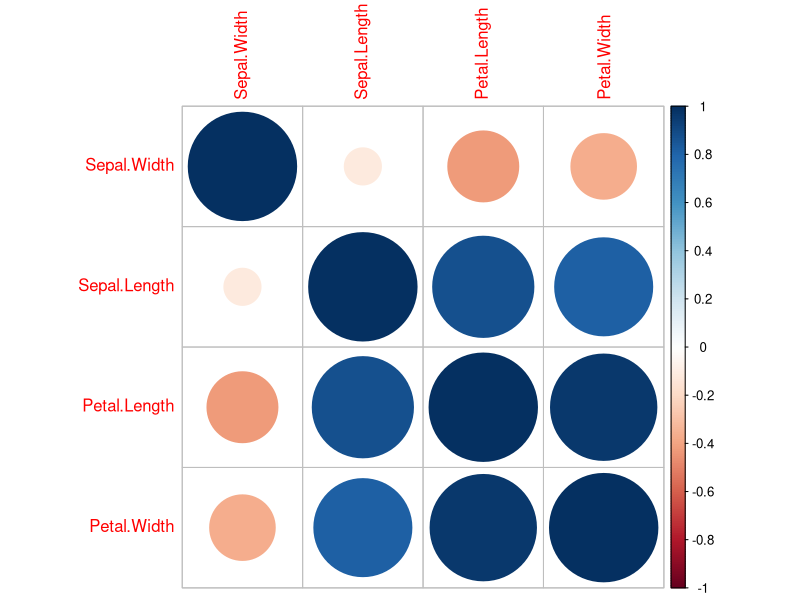
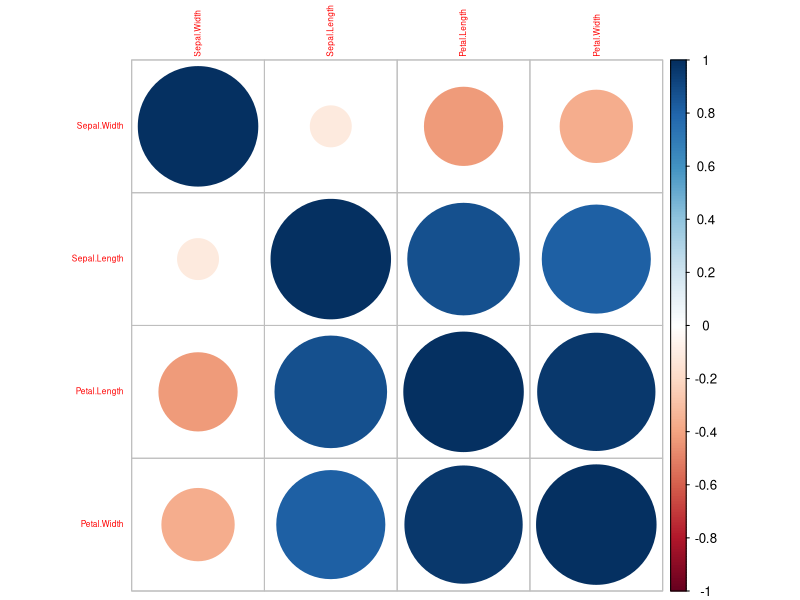
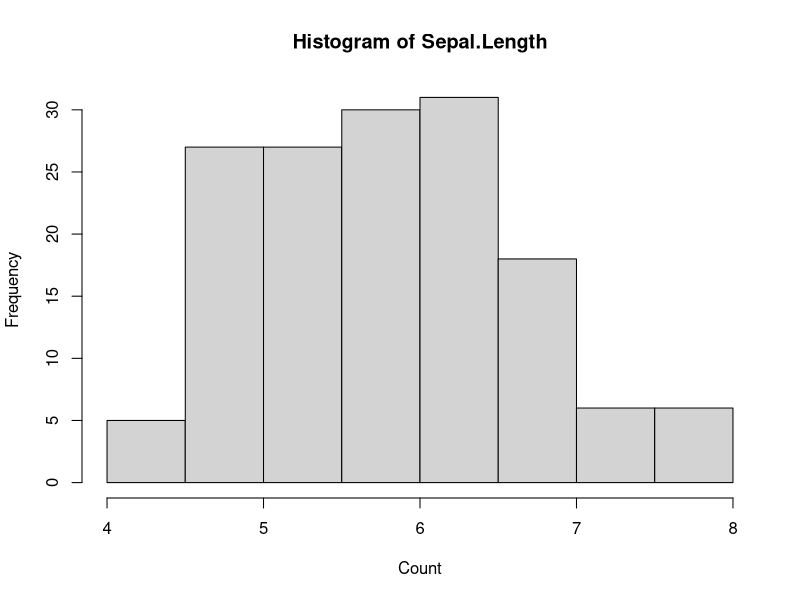
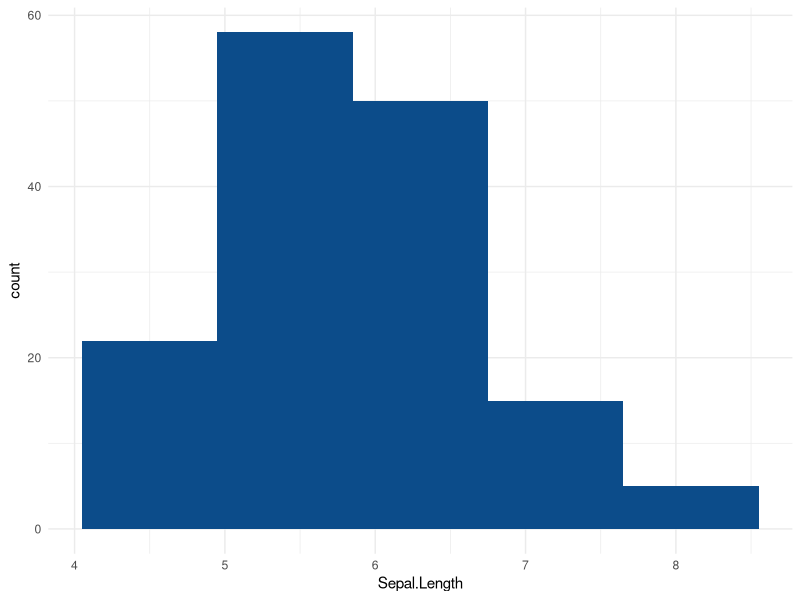
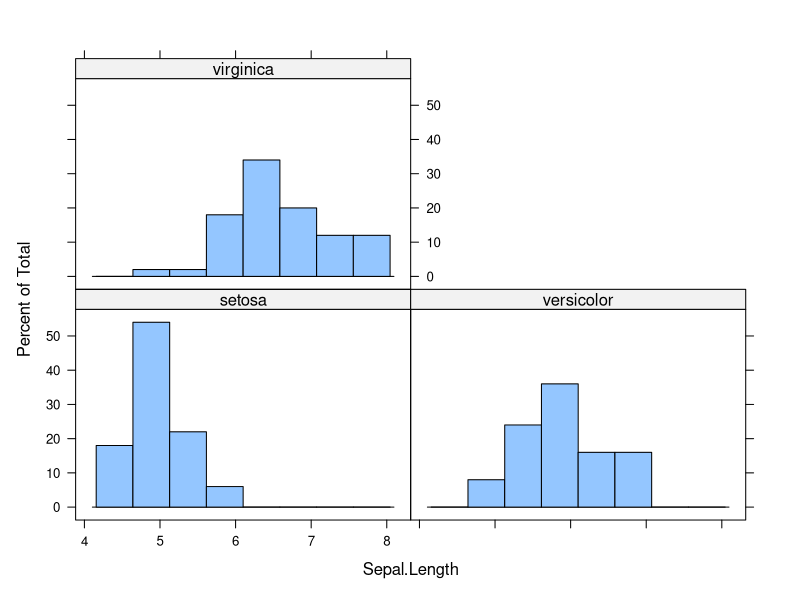
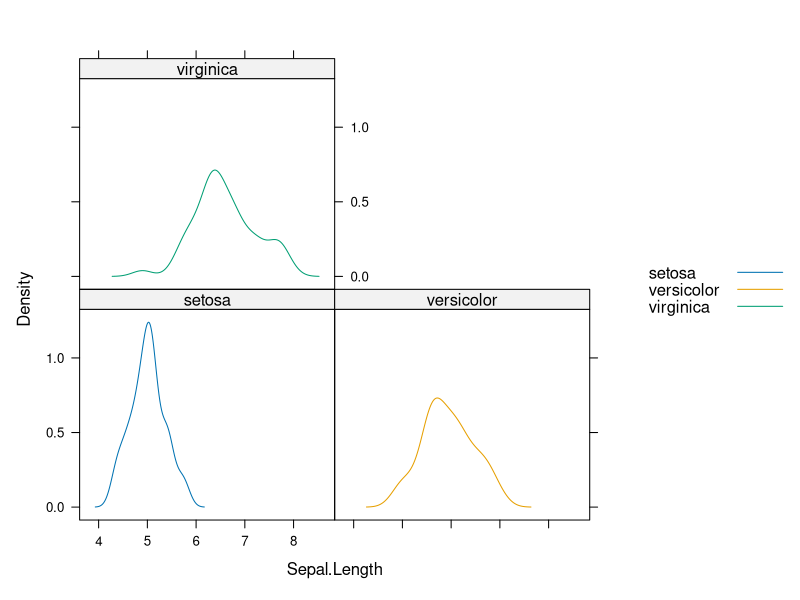
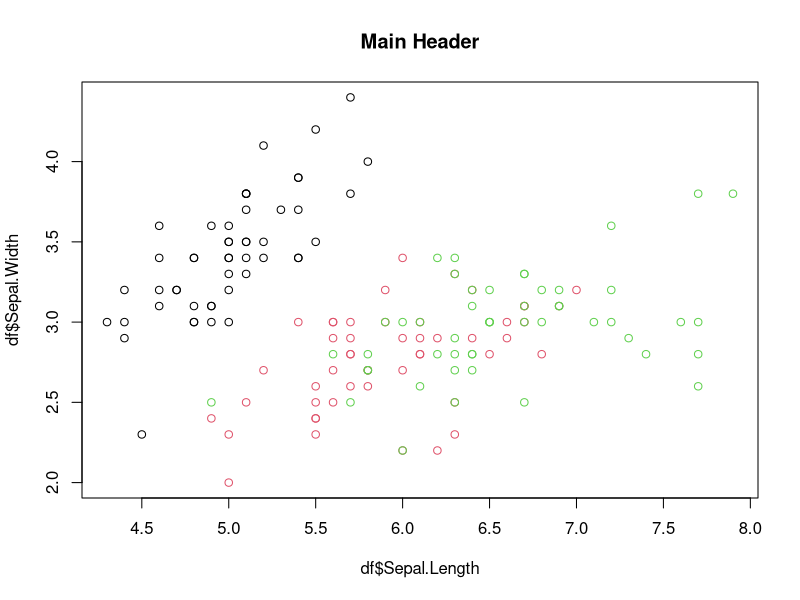
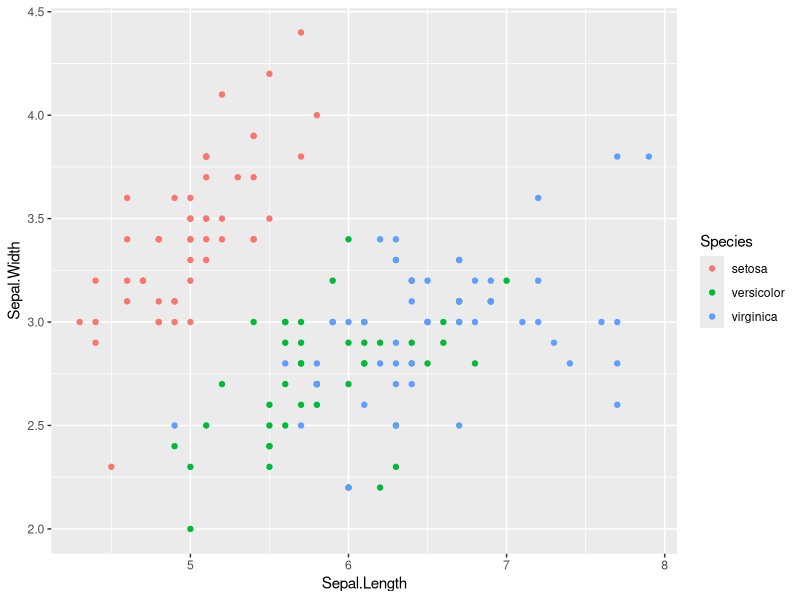

Source code (R) for these figures, in order: (Note: this script raises an error after producing the figures.)
## ---- chunk 1
knitr::opts_chunk$set(echo = TRUE)
library(caret)
library(ggplot2)
library(lattice)
library(doParallel)
df <- iris
## ---- chunk 2
head(df)
## ---- chunk 3
dim(df)
## ---- chunk 4
str(df)
## ---- chunk 5
summary(df)
## ---- chunk 6
lower_bound <- quantile(df$Sepal.Length, 0.025)
upper_bound <- quantile(df$Sepal.Length, 0.975)
outlier_df <- which(df$Sepal.Length < lower_bound | df$Sepal.Length > upper_bound)
remove(lower_bound)
remove(upper_bound)
df[outlier_df,]
remove(outlier_df)
## ---- chunk 7
df <- df[,colMeans(is.na(df)) < .9]
dim(df)
## ---- chunk 8
# create a zero variance variable for demonstration purposes
df$one <- 1
near_zero_vars <- nearZeroVar(df)
df[, near_zero_vars]
## ---- chunk 9
df <- df[, -c(near_zero_vars)]
remove(near_zero_vars)
head(df)
## ---- chunk 10
# filter on numeric variables (in this case exclude 'mpg' as it represents the outcome, not a predictor)
predictors <- df[, -c(5)]

# select non_numeric predictors, to be added back later
predictors_non_numeric <- predictors[, !sapply(predictors, is.numeric)]

predictors_numeric <- predictors[,sapply(predictors, is.numeric)]

correlations <- cor(predictors_numeric)

corrplot::corrplot(correlations, order = "hclust",tl.cex = 1)
## ---- chunk 11
highCorr <- caret::findCorrelation(correlations, cutoff = 0.75)
remove(correlations)
head(predictors_numeric[highCorr])
## ---- chunk 12
###############################################################################
# uncomment following line if desired
###############################################################################
# predictors_numeric <- predictors_numeric[, -highCorr]
remove(highCorr)
names(predictors_numeric)
## ---- chunk 13
df <- cbind(df[, names(df) %in% names(predictors_numeric)],
            subset(df, select = "Species", drop = FALSE))
remove(predictors_numeric)
remove(predictors_non_numeric)
head(df)
## ---- chunk 14
dim(df)
## ---- chunk 15
correlations <- cor(df[, -c(5)])

corrplot::corrplot(correlations, order = "hclust",tl.cex = 0.5)

remove(correlations)
remove(predictors)
## ---- chunk 16
hist(
        x = df[,1],
        xlab = "Count",
        main = "Histogram of Sepal.Length",
        breaks = sqrt(nrow(df))
)
## ---- chunk 17
ggplot(df) +
  aes(x = Sepal.Length) +
  geom_histogram(bins = 5L, fill = "#0c4c8a") +
  theme_minimal()
## ---- chunk 18
# df_lattice <- df
# convert to factor
# df_lattice$vs <- as.factor(ifelse(test = df_lattice$vs == 0, yes = "v_shaped", no = "straight"))
# plot
lattice::histogram(~Sepal.Length | Species, data = df)
## ---- chunk 19
lattice::densityplot(~Sepal.Length | Species, 
                     data = df, 
                     groups = Species, 
                     plot.points = FALSE, 
                     auto.key = TRUE)
## ---- chunk 20
plot(
        x = df$Sepal.Length,
        y = df$Sepal.Width,
        col = df$Species,
        type = "p",
        main = "Main Header"
        # xlim = c(0,9),
        # ylim = c(0,6)
)
## ---- chunk 21
ggplot(data = df, aes(
        x = Sepal.Length,
        y = Sepal.Width,
        # shape = vs,
        colour = Species
        # size = wt
)) +
        geom_point()
## ---- chunk 22
pairs(df)
## ---- chunk 23
caret::featurePlot(x = df, 
            y = df$Species,
            plot = "pairs")
## ---- chunk 24
library(GGally)
ggpairs(data = df,progress = FALSE)
## ---- chunk 25
xyplot(Sepal.Width ~ Sepal.Length | Species, 
       data = df, 
       main = "Lattice Scatter Plot in R", 
       type = c("p", "g", "smooth"))
## ---- chunk 26
suppressWarnings(
featurePlot(x = df[, -c(4,5)], 
            y = df[,4], 
            plot = "scatter",
            type = c("p", "g", "smooth"),
            layout = c(3, 2))
)
## ---- chunk 27
splom(df)
## ---- chunk 28
# df_sorted <- df[order(df$Sepal.Length),]
# plot(1:length(df_sorted$Sepal.Length), y = df$Sepal.Width)
# lines(x = 1:length(df_sorted$Sepal.Length),
#       y = df$Sepal.Width, 
#       pch = 18, 
#       col = "blue", 
#       type = "b", 
#       lty = 2)
# # Add a legend to the plot
# legend("topleft", 
#        legend=c("Line 1"),
#        col=c("blue"), 
#        lty = 1:2, 
#        cex=0.8)
## ---- chunk 29
# ggplot(data = df_sorted_mpg, aes(
#         x = 1:length(df_sorted_mpg$mpg),
#         y = mpg,
#         colour = vs,
#         # group = supp,
#         # fill = xxx, 
#         linetype = am
# )) +
#         geom_line() +
#         ylim(0, max(df_sorted_mpg$mpg) * 1.1) +
#         expand_limits(y = 0) +
#         geom_point()
# 
# remove(df_sorted_mpg)
## ---- chunk 30
boxplot(df[,-5]
  # ylab = "Species"
)
## ---- chunk 31
ggplot(df) +
  aes(x = Species, y = Sepal.Length) +
  geom_boxplot(fill = "#0c4c8a") +
  theme_minimal()
## ---- chunk 32
# out <- boxplot.stats(df$mpg)$out
# out_ind <- which(df$mpg %in% c(out))
# remove(out)
# df[out_ind, ]
# remove(out_ind)
## ---- chunk 33
# bwplot(Sepal.Length ~ Species | vs, df_lattice)
bwplot(Sepal.Length ~ Species, df)
## ---- chunk 34
index_train <- caret::createDataPartition(df$Species,
                                          p = 0.8,
                                          list = FALSE)
df_train <- df[index_train,]
df_test <- df[-index_train,]
remove(index_train)
## ---- chunk 35
preproc_alg <- caret::preProcess(df_train,
                                 thresh = 0.95,
                                 method = c("BoxCox",
                                            "center",
                                            "scale",
                                            "pca"))
preproc_alg
## ---- chunk 36
df_train_prpr <- stats::predict(preproc_alg, df_train)
head(df_train_prpr)
## ---- chunk 37
preproc_alg$rotation
## ---- chunk 38
preproc_alg$std
## ---- chunk 39
df_prcomp <- prcomp(df_train[,-5], center = TRUE,scale. = TRUE)
plot(df_prcomp)
## ---- chunk 40
#calculate total variance explained by each principal component
var_explained <- df_prcomp$sdev^2 / sum(df_prcomp$sdev^2)
#create scree plot
library(ggplot2)
qplot(c(1:length(var_explained)), var_explained) + 
  geom_line() + 
  xlab("Principal Component") + 
  ylab("Variance Explained") +
  ggtitle("Scree Plot") +
  ylim(0, 1)
remove(var_explained)
## ---- chunk 41
var_explained_caret <-
        sapply(df_train_prpr[,-1], sd) / sum(sapply(df_train_prpr[,-1], sd))
var_explained_caret
sum(var_explained_caret)
remove(var_explained_caret)
## ---- chunk 42
pcaCharts <- function(x) {
        x.var <- x$sdev ^ 2
        x.pvar <- x.var / sum(x.var)
        print("proportions of variance:")
        print(x.pvar)
        par(mfrow = c(2, 2))
        plot(
                x.pvar,
                xlab = "Principal component",
                ylab = "Proportion of variance explained",
                ylim = c(0, 1),
                type = 'b'
        )
        plot(
                cumsum(x.pvar),
                xlab = "Principal component",
                ylab = "Cumulative Proportion of variance explained",
                ylim = c(0, 1),
                type = 'b'
        )
        screeplot(x)
        screeplot(x, type = "l")
        par(mfrow = c(1, 1))
}

pcaCharts(df_prcomp)
remove(df_prcomp)
remove(pcaCharts)
## ---- chunk 43
# df_train$vs_factor <- as.factor(ifelse(df_train$vs == 0, "v_shaped", "straight"))
panelRange <- extendrange(df_train_prpr[, 2:3])
library(ellipse)
upperp <- function(...)
  {
    args <- list(...)
    circ1 <- ellipse(diag(rep(1, 2)), t = 1)
    panel.xyplot(circ1[,1], circ1[,2],
                 type = "l",
                 lty = trellis.par.get("reference.line")$lty,
                 col = trellis.par.get("reference.line")$col,
                 lwd = trellis.par.get("reference.line")$lwd)
    circ2 <- ellipse(diag(rep(1, 2)), t = 2)
    panel.xyplot(circ2[,1], circ2[,2],
                 type = "l",
                 lty = trellis.par.get("reference.line")$lty,
                 col = trellis.par.get("reference.line")$col,
                 lwd = trellis.par.get("reference.line")$lwd)
    circ3 <- ellipse(diag(rep(1, 2)), t = 3)
    panel.xyplot(circ3[,1], circ3[,2],
                 type = "l",
                 lty = trellis.par.get("reference.line")$lty,
                 col = trellis.par.get("reference.line")$col,
                 lwd = trellis.par.get("reference.line")$lwd)
    panel.xyplot(args$x, args$y, groups = args$groups, subscripts = args$subscripts)
  }
splom(as.data.frame(df_train_prpr[, 1:3]),
      groups = df_train_prpr$Species,
      type = c("p", "g"),
      as.table = TRUE,
            lower.panel = function(...){}, 
      upper.panel = upperp,
      auto.key = list(columns = 2),
      prepanel.limits = function(x) panelRange)
remove(panelRange)
df_train$vs_factor <- NULL
## ---- chunk 44
trainControl()$method
trainControl()$number
trainControl()$repeats
trainControl()$p
## ---- chunk 45
ggplot(df_train, aes(x=Species)) +
geom_bar(fill='red') +  labs(x='Classe Response Distribution')
## ---- chunk 46
zeroVarIndices <- caret::nearZeroVar(df_train)
if (!length(zeroVarIndices) == 0) {
        df_train <- df_train[, -zeroVarIndices]
}
remove(zeroVarIndices)
dim(df_train)
## ---- chunk 47
df_train <- df_train[,colMeans(is.na(df_train)) < .9]
dim(df_train)
## ---- chunk 48
trn_numeric <- df_train[,sapply(df_train, is.numeric)]
correlations <- cor(trn_numeric)
corrplot::corrplot(correlations, order = "hclust",tl.cex = 0.5)
## ---- chunk 49
highCorr <- findCorrelation(correlations, cutoff = 0.75)
# trn_numeric <- trn_numeric[, -highCorr]
dim(trn_numeric)
remove(highCorr)
## ---- chunk 50
correlations <- cor(trn_numeric)
corrplot::corrplot(correlations, order = "hclust",tl.cex = 0.5)
remove(correlations)
remove(trn_numeric)
## ---- chunk 51
cl <- makePSOCKcluster(5)
registerDoParallel(cl)
# train model
knn_model <- caret::train(Species ~ .,
                          data = df_train,
                          preProc = c("BoxCox", "center", "scale", "pca"),
                          method = "knn")
stopCluster(cl)
# print results
knn_model
## ---- chunk 52
plot(knn_model)
## ---- chunk 53
train_knn <- predict(knn_model, df_train)
valid_conf_mtrx <- confusionMatrix(train_knn, factor(df_train$Species))
valid_conf_mtrx$table
## ---- chunk 54
predicted <- predict(knn_model, df_test)
predicted
## ---- chunk 55
valid_conf_mtrx <- confusionMatrix(predicted, df_test$Species)
valid_conf_mtrx
## ---- chunk 56
# initiate parallel processing as the process takes a long time
library(doParallel)
cl <- makePSOCKcluster(5)
registerDoParallel(cl)
# train the model
rf_mod_fit <- train(Species ~ .,
                    data = df_train,
                    method = "rf")
stopCluster(cl)
rf_mod_fit
## ---- chunk 57
plot(rf_mod_fit)
## ---- chunk 58
train_rf <- predict(rf_mod_fit, df_train)
conf_mtrx_train <- confusionMatrix(train_rf, df_train$Species)
conf_mtrx_train
## ---- chunk 59
test_rf <- predict(rf_mod_fit, df_test)
conf_mtrx_test <- confusionMatrix(test_rf, df_test$Species)
conf_mtrx_test
